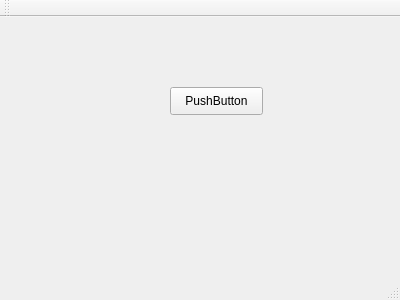
<?xml version="1.0" encoding="UTF-8"?>
<ui version="4.0">
 <class>MainWindow</class>
 <widget class="QMainWindow" name="MainWindow">
  <property name="geometry">
   <rect>
    <x>0</x>
    <y>0</y>
    <width>400</width>
    <height>300</height>
   </rect>
  </property>
  <property name="windowTitle">
   <string>MainWindow</string>
  </property>
  <widget class="QWidget" name="centralWidget">
   <widget class="QPushButton" name="pushButton">
    <property name="geometry">
     <rect>
      <x>170</x>
      <y>70</y>
      <width>93</width>
      <height>28</height>
     </rect>
    </property>
    <property name="text">
     <string>PushButton</string>
    </property>
   </widget>
  </widget>
  <widget class="QMenuBar" name="menuBar">
   <property name="geometry">
    <rect>
     <x>0</x>
     <y>0</y>
     <width>400</width>
     <height>26</height>
    </rect>
   </property>
  </widget>
  <widget class="QToolBar" name="mainToolBar">
   <attribute name="toolBarArea">
    <enum>TopToolBarArea</enum>
   </attribute>
   <attribute name="toolBarBreak">
    <bool>false</bool>
   </attribute>
  </widget>
  <widget class="QStatusBar" name="statusBar"/>
 </widget>
 <layoutdefault spacing="6" margin="11"/>
 <resources/>
 <connections/>
</ui>
